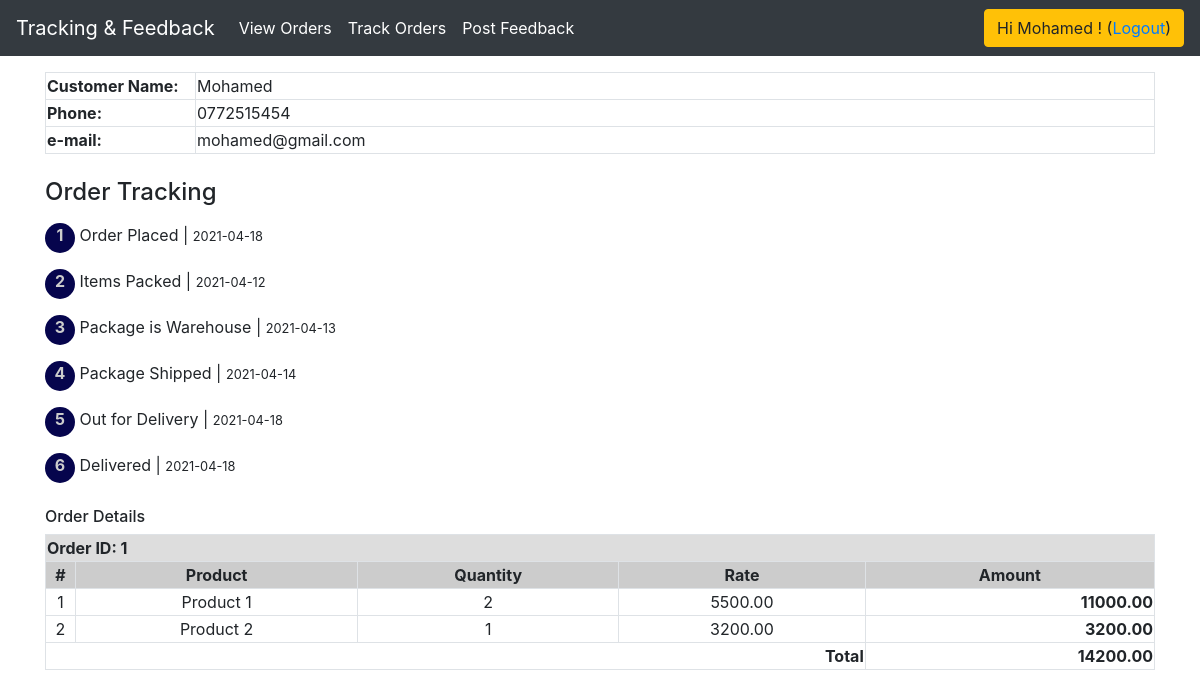
Page /track.php?orderID=1 (signed in) on the committed database.
### tables this page shows
CREATE TABLE IF NOT EXISTS `customers` (
  `seno` bigint(20) UNSIGNED NOT NULL AUTO_INCREMENT,
  `name` varchar(200) NOT NULL,
  `l_name` varchar(300) NOT NULL,
  `email` varchar(300) NOT NULL,
  `phone` varchar(20) NOT NULL,
  `username` varchar(300) NOT NULL,
  `password` varchar(300) NOT NULL,
  PRIMARY KEY (`seno`),
  UNIQUE KEY `seno` (`seno`)
);

CREATE TABLE IF NOT EXISTS `carts` (
  `seno` bigint(20) UNSIGNED NOT NULL AUTO_INCREMENT,
  `customer_id` varchar(100) NOT NULL,
  `date` date NOT NULL,
  `delivery_address` text NOT NULL,
  `status` varchar(20) NOT NULL DEFAULT 'pending',
  UNIQUE KEY `seno` (`seno`)
);

CREATE TABLE IF NOT EXISTS `tracking` (
  `tracking_id` bigint(20) UNSIGNED NOT NULL AUTO_INCREMENT,
  `order_id` bigint(20) NOT NULL,
  `updated_date` date NOT NULL,
  `description` text NOT NULL,
  `user` bigint(20) NOT NULL,
  UNIQUE KEY `tracking_id` (`tracking_id`)
);

CREATE TABLE IF NOT EXISTS `stock` (
  `seno` varchar(255) NOT NULL,
  `name` varchar(250) NOT NULL,
  `qty_remaining` decimal(10,2) NOT NULL,
  `gty_type` varchar(20) NOT NULL,
  `price_buying` decimal(10,2) NOT NULL,
  `price_selling` decimal(10,2) NOT NULL,
  `price_last` decimal(10,2) NOT NULL,
  `discount_percent` decimal(10,2) NOT NULL,
  `last_modified` timestamp NULL DEFAULT NULL,
  `qty_latest` decimal(10,2) NOT NULL,
  `category` varchar(100) NOT NULL,
  `cat_color` varchar(100) NOT NULL,
  `cat_size` varchar(100) NOT NULL,
  `cat_set` text NOT NULL,
  `image` text NOT NULL,
  `expiry` date NOT NULL,
  `supplier` varchar(400) NOT NULL,
  `printed` varchar(10) NOT NULL,
  `date_added` datetime NOT NULL,
  `invoice_id` varchar(20) NOT NULL,
  `views` int(20) NOT NULL,
  PRIMARY KEY (`seno`),
  UNIQUE KEY `seno_3` (`seno`)
);

CREATE TABLE IF NOT EXISTS `carts_items` (
  `seno` bigint(20) UNSIGNED NOT NULL AUTO_INCREMENT,
  `cart_id` bigint(20) NOT NULL,
  `stock_id` bigint(20) NOT NULL,
  `quantity` bigint(20) NOT NULL,
  UNIQUE KEY `seno` (`seno`)
);

### Connections/dbconnect.php (called while the page is built, shortened)
<?php
$hostname_dbconnect = "localhost";
$username_dbconnect = "root";
$password_dbconnect = "";
$dbconnect = mysql_pconnect($hostname_dbconnect, $username_dbconnect, $password_dbconnect) or trigger_error(mysql_error(),E_USER_ERROR);
$logoutAction = $_SERVER['PHP_SELF']."?doLogout=true";
if ((isset($_SERVER['QUERY_STRING'])) && ($_SERVER['QUERY_STRING'] != "")){
  $logoutAction .="&". htmlentities($_SERVER['QUERY_STRING']);
}
$getUsername= "-1";
if (isset($_SESSION['MM_Username'])) {
  $getUsername = $_SESSION['MM_Username'];
}
$query_get_customer_info = "SELECT * FROM customers WHERE username = '$getUsername'";
$get_customer_info = mysql_query($query_get_customer_info, $dbconnect) or die(mysql_error());
$row_get_customer_info = mysql_fetch_assoc($get_customer_info);
$customer_name = $row_get_customer_info['name'].' '.$row_get_customer_info['l_name'];
?>

### track.php (the view, shortened to what this page needs)
<?php require_once('Connections/dbconnect.php'); ?>
<!doctype html>
<html>
<head>
<link href="css/bootstrap-4.3.1.css" rel="stylesheet" type="text/css">
</head>
<body>
<nav class="navbar navbar-expand-lg navbar-dark bg-dark"> <a class="navbar-brand" href="#">Tracking &amp; Feedback</a>
  <div class="collapse navbar-collapse" id="navbarSupportedContent1">
    <ul class="navbar-nav mr-auto">
      <li class="nav-item active"> <a class="nav-link" href="orders.php">View Orders</a> </li>
      <li class="nav-item active"> <a class="nav-link" href="track.php">Track Orders</a> </li>
      <li class="nav-item active"> <a class="nav-link" href="feedback.php">Post Feedback</a> </li>
    </ul>
	 <div class="btn btn-warning">Hi <?php echo $customer_name; ?>! (<a href="<?php echo $logoutAction ?>">Logout</a>)</div>
  </div>
</nav>
<div class="container mt-3">
<div class="row">
	<div class="col-md-12">
	<table width="100%" border="0" class="table-bordered">
  <tbody>
    <tr>
      <td width="150"><strong>Customer Name:</strong></td>
      <td><?php echo $customer_name; ?></td>
      </tr>
    <tr>
      <td width="150"><strong>Phone:</strong></td>
      <td><?php echo $row_get_customer_info['phone']; ?></td>
      </tr>
    <tr>
      <td width="150"><strong>e-mail:</strong></td>
      <td><?php echo $row_get_customer_info['email']; ?></td>
      </tr>
  </tbody>
</table>
<h4 class="alert-heading mt-4">Order Tracking</h4>
<?php if(isset($_GET['orderID'])){ ?>
<?php
$orderID = $_GET['orderID'];
$query_get_order_details = "SELECT * FROM carts WHERE seno = '$orderID'";
$get_order_details = mysql_query($query_get_order_details, $dbconnect) or die(mysql_error());
$row_get_order_details = mysql_fetch_assoc($get_order_details);
$query_get_order_contents = "SELECT * FROM carts_items WHERE cart_id = '$orderID'";
$get_order_contents = mysql_query($query_get_order_contents, $dbconnect) or die(mysql_error());
$row_get_order_contents = mysql_fetch_assoc($get_order_contents);
$query_tracking_info = "SELECT * FROM tracking WHERE order_id = '$orderID' ORDER BY `updated_date` ASC";
$tracking_info = mysql_query($query_tracking_info, $dbconnect) or die(mysql_error());
$row_tracking_info = mysql_fetch_assoc($tracking_info);
?>
<div class="mt-3">
<div style="width: 30px; height:30px; background-color: #06054D; display: inline-block; vertical-align: top; font-weight: bolder; color:#CCC; text-align: center; border-radius:100px;">1</div>
<div style="display: inline-block; vertical-align: top;">Order Placed | <small><?php echo $row_get_order_details['date']; ?></small></div>
</div>
<?php $i = 2; ?>
<?php do{ ?>
<div class="mt-3">
<div style="width: 30px; height:30px; background-color: #06054D; display: inline-block; vertical-align: top; font-weight: bolder; color:#CCC; text-align: center; border-radius:100px;"><?php echo $i; ?></div>
<div style="display: inline-block; vertical-align: top;"><?php echo $row_tracking_info['description']; ?> | <small><?php echo $row_tracking_info['updated_date']; ?></small></div>
</div>
<?php $i++; ?>
<?php } while ($row_tracking_info = mysql_fetch_assoc($tracking_info)); ?>
<h6 class="alert-heading mt-4">Order Details</h6>
<table width="100%" border="0" class="table-bordered">
  <tbody>
    <tr>
      <td colspan="5" bgcolor="#DDD"><strong>Order ID: <?php echo $orderID; ?></strong></td>
      </tr>
    <tr>
      <td width="30" align="center" bgcolor="#CCC"><strong>#</strong></td>
      <td align="center" bgcolor="#CCC"><strong>Product</strong></td>
      <td align="center" bgcolor="#CCC"><strong>Quantity</strong></td>
      <td align="center" bgcolor="#CCC"><strong>Rate</strong></td>
      <td align="center" bgcolor="#CCC"><strong>Amount</strong></td>
    </tr>
	  <?php $n=1; $cartTotal = 0; ?>
	  <?php do{ ?>
<?php
$productID = $row_get_order_contents['stock_id'];
$query_get_stock_data = "SELECT * FROM stock WHERE seno = '$productID'";
$get_stock_data = mysql_query($query_get_stock_data, $dbconnect) or die(mysql_error());
$row_get_stock_data = mysql_fetch_assoc($get_stock_data);
$amount = $row_get_order_contents['quantity'] * $row_get_stock_data['price_selling'];
?>
    <tr>
      <td width="30" align="center"><?php echo $n; ?></td>
      <td align="center"><?php echo $row_get_stock_data['name']; ?></td>
      <td align="center"><?php echo $row_get_order_contents['quantity']; ?></td>
      <td align="center"><?php echo $row_get_stock_data['price_selling']; ?></td>
      <td align="right"><strong><?php echo number_format((float)$amount,2,'.',''); ?></strong></td>
    </tr>
	  <?php $n++; $cartTotal += $amount;  ?>
	  <?php } while ($row_get_order_contents = mysql_fetch_assoc($get_order_contents)); ?>
    <tr>
      <td colspan="4" align="right"><strong>Total</strong></td>
      <td align="right"><strong><?php echo number_format((float)$cartTotal,2,'.',''); ?></strong></td>
    </tr>
  </tbody>
</table>
<?php } ?>
	</div>
</div>
</div>
</body>
</html>

### rows in the picture
customers: customer_name "Mohamed", phone "0772515454", email "mohamed@gmail.com"
carts: date "2021-04-18"
tracking: description "Items Packed", updated_date "2021-04-12"
tracking: description "Package is Warehouse", updated_date "2021-04-13"
tracking: description "Package Shipped", updated_date "2021-04-14"
tracking: description "Out for Delivery", updated_date "2021-04-18"
tracking: description "Delivered", updated_date "2021-04-18"
stock: name "Product 1", price_selling "5500.00"
carts_items: quantity "2", quantity.price_selling "11000.00"
carts_items: stock.name "Product 2", quantity "1", stock.price_selling "3200.00", quantity.price_selling "3200.00"

### other values in the picture
$orderID "1"
$cartTotal "14200.00"
